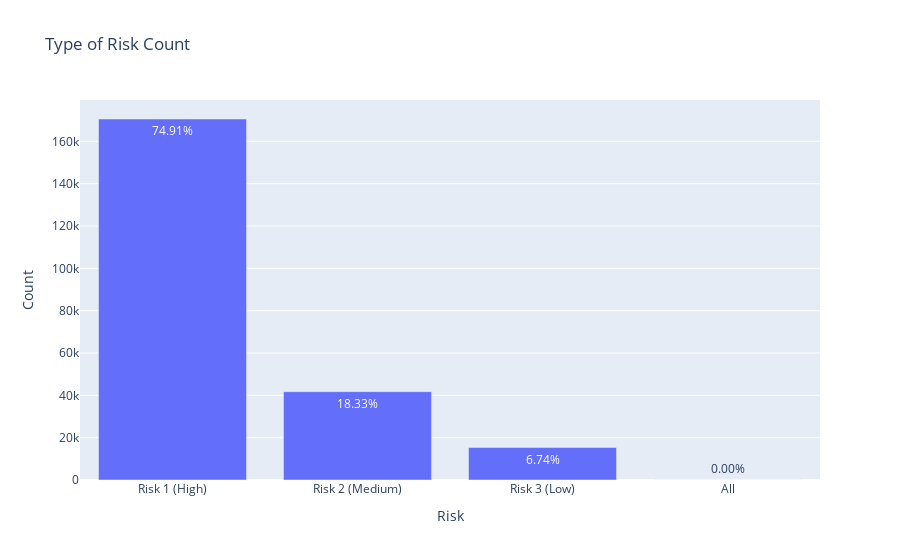

Notebook source saved alongside this figure:
### Code cell
x = df['Risk'].value_counts().index.values.astype('str')
y = df['Risk'].value_counts().values
pct = [("%.2f"%(v*100))+"%"for v in (y/len(df))]


trace1 = go.Bar(x=x, y=y, text=pct)
layout = dict(title= 'Type of Risk Count',
              yaxis = dict(title='Count'),
              xaxis = dict(title='Risk'))
fig=dict(data=[trace1], layout=layout)
iplot(fig)

### Figure 1 — Plotly figure (JSON) as saved in the notebook; plotly's stock layout.template omitted (floating-point values rounded to 4 significant figures)
{"data": [{"text": ["74.91%", "18.33%", "6.74%", "0.00%"], "type": "bar", "x": ["Risk 1 (High)", "Risk 2 (Medium)", "Risk 3 (Low)", "All"], "y": [170562, 41744, 15336, 5]}], "layout": {"title": {"text": "Type of Risk Count"}, "xaxis": {"title": {"text": "Risk"}}, "yaxis": {"title": {"text": "Count"}}}}
